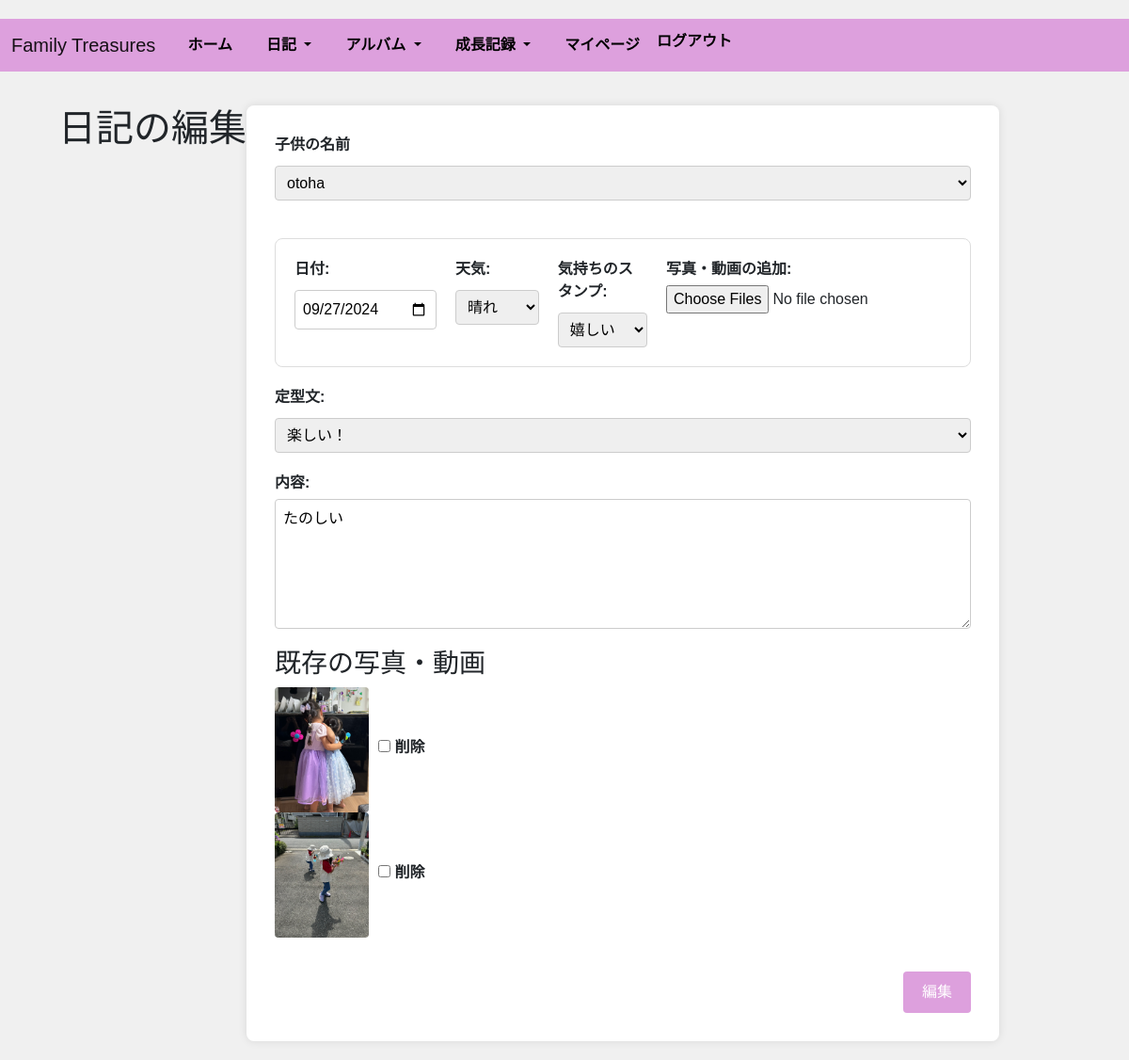
Page /app/diary/33/edit/ (signed in) on the committed database.
### app/models.py (models this page shows, shortened)
class Diary(models.Model):
    user = models.ForeignKey(settings.AUTH_USER_MODEL, on_delete=models.CASCADE)
    household = models.ForeignKey('Household', on_delete=models.CASCADE)
    child = models.ForeignKey('Children', on_delete=models.SET_NULL, null=True, blank=True)
    template = models.ForeignKey('Template', on_delete=models.SET_NULL, null=True, blank=True)
    stamp = models.ForeignKey('Stamp', on_delete=models.SET_NULL, null=True, blank=True)
    weather = models.ForeignKey('Weather', on_delete=models.SET_NULL, null=True, blank=True)
    content = models.TextField(blank=True, null=True)
    entry_date = models.DateField(default=timezone.now)
    created_at = models.DateTimeField(auto_now_add=True)
    updated_at = models.DateTimeField(auto_now=True)
    class Meta:
        db_table = 'diaries'

class DiaryMedia(models.Model):
    MEDIA_TYPE_CHOICES = [
        ('image', '画像'),
        ('video', '動画'),
    ]
    diary = models.ForeignKey('Diary', related_name='medias', on_delete=models.CASCADE)
    media_type = models.CharField(max_length=10, choices=MEDIA_TYPE_CHOICES)
    media_file = models.FileField(upload_to='diary_media/')
    created_at = models.DateTimeField(auto_now_add=True)
    updated_at = models.DateTimeField(auto_now=True)
    class Meta:
        db_table = 'diary_media'

### app/views.py (the view, shortened to what this page needs)
# urls.py: path('diary/<int:pk>/edit/', DiaryEditView.as_view(), name='diary_edit'),
class DiaryEditView(LoginRequiredMixin, View):
    template_name = 'diary_edit.html'
    def get(self, request, pk):
        diary = get_object_or_404(
            Diary,
            Q(user__household=request.user.household) &
            (Q(child__isnull=True) | Q(child__household=request.user.household)),
            pk=pk
        )
        form = DiaryForm(instance=diary, user=request.user)
        media_list = diary.medias.all()
        return render(request, self.template_name, {
            'form': form,
            'diary': diary,
            'media_list': media_list
        })

### app/models.py (called while the page is built)
    def __str__(self):
        return self.child_name

    def __str__(self):
        return self.text[:50]  # 定型文の最初の50文字を表示

    def __str__(self):
        return self.name

    def __str__(self):
        return self.name

### templates/diary_edit.html (shortened to what this page needs)
{% extends 'base.html' %}
{% block content %}
    {% load static %}
    <link rel="stylesheet" href="{% static 'css/diary_edit.css' %}">
    <div class="diary-edit-wrapper">
        <h1>日記の編集</h1>
        <div class="diary-edit-container">
            <form method="post" enctype="multipart/form-data">
                <div class="form-group">
                    <label for="{{ form.child.id_for_label }}">子供の名前</label>
                    {{ form.child }}
                </div>
                <div class="diary-meta">
                    <div class="diary-date-info">
                        <label for="{{ form.entry_date.id_for_label }}">日付:</label>
                        {{ form.entry_date }}
                    </div>
                    <div class="diary-weather-info">
                        <label for="{{ form.weather.id_for_label }}">天気:</label>
                        {{ form.weather }}
                    </div>
                    <div class="diary-stamp-info">
                        <label for="{{ form.stamp.id_for_label }}">気持ちのスタンプ:</label>
                        {{ form.stamp }}
                    </div>
                    <div class="diary-media-info">
                        <label for="id_media_files">写真・動画の追加:</label>
                        <input type="file" name="media_files" id="id_media_files" multiple>
                    </div>
                </div>
                <div class="diary-template">
                    <label for="{{ form.template.id_for_label }}">定型文:</label>
                    {{ form.template }}
                </div>
                <div class="diary-content-section">
                    <label for="{{ form.content.id_for_label }}">内容:</label>
                    {{ form.content }}
                </div>
                <div class="existing-media">
                    <h3>既存の写真・動画</h3>
                    <ul>
                        {% for media in media_list %}
                            <li>
                                {% if media.media_type == 'image' %}
                                    <img src="{{ media.media_file.url }}" alt="写真" width="200px">
                                {% elif media.media_type == 'video' %}
                                    <video width="200px" controls>
                                        <source src="{{ media.media_file.url }}" type="video/mp4">
                                        Your browser does not support the video tag.
                                    </video>
                                {% endif %}
                                <label>
                                    <input type="checkbox" name="delete_media" value="{{ media.id }}"> 削除
                                </label>
                            </li>
                        {% endfor %}
                    </ul>
                </div>
                <div class="actions-section">
                    <button type="submit" class="btn">編集</button>
                </div>
            </form>
        </div>
    </div>
{% endblock %}

### static/css/styles.css (style rules this page uses)
body { font-family: Arial, sans-serif; background-color: #f0f0f0; margin: 0; padding-top: 20px; }
.form-group { margin-bottom: 20px; }
label { display: block; margin-bottom: 5px; font-weight: bold; }
input[type="text"], input[type="date"], select { width: 100%; padding: 8px; margin-top: 5px; box-sizing: border-box; font-size: 16px; }
textarea { width: 100%; padding: 10px; font-size: 16px; border: 1px solid #ccc; border-radius: 4px; resize: vertical; min-height: 100px; }
textarea::placeholder { color: #999; }

### static/css/diary_edit.css (style rules this page uses)
.diary-edit-wrapper { display: flex; justify-content: flex-start; align-items: flex-start; min-height: 80vh; padding: 20px; }
.diary-edit-container { background-color: #fff; padding: 30px; border-radius: 8px; box-shadow: 0 0 10px rgba(0, 0, 0, 0.1); max-width: 800px; width: 100%; }
form { display: flex; flex-direction: column; gap: 20px; }
.form-group, .diary-meta, .diary-template, .diary-content-section { display: flex; flex-direction: column; align-items: flex-start; width: 100%; }
.diary-meta { flex-direction: row; justify-content: space-between; gap: 20px; padding: 20px; border: 1px solid #ddd; border-radius: 8px; }
form label { font-weight: bold; margin-bottom: 5px; }
form input[type="text"], form input[type="date"], form select, form textarea { width: 100%; padding: 8px; border: 1px solid #ccc; border-radius: 4px; }
.existing-media { width: 100%; }
.existing-media ul { list-style: none; padding: 0; }
.existing-media li { display: flex; align-items: center; gap: 10px; }
.existing-media img { max-width: 100px; border-radius: 4px; }
.actions-section { display: flex; justify-content: flex-end; gap: 10px; }
.actions-section .btn { padding: 10px 20px; font-size: 16px; color: #fff; background-color: #dda0dd; border: none; border-radius: 4px; cursor: pointer; transition: background-color 0.3s; }

### rows in the picture
Diary: child "otoha", entry_date "09/27/2024", weather "晴れ", stamp "嬉しい", template "楽しい！", content "たのしい"
DiaryMedia: media_file (picture)
DiaryMedia: media_file (picture)
